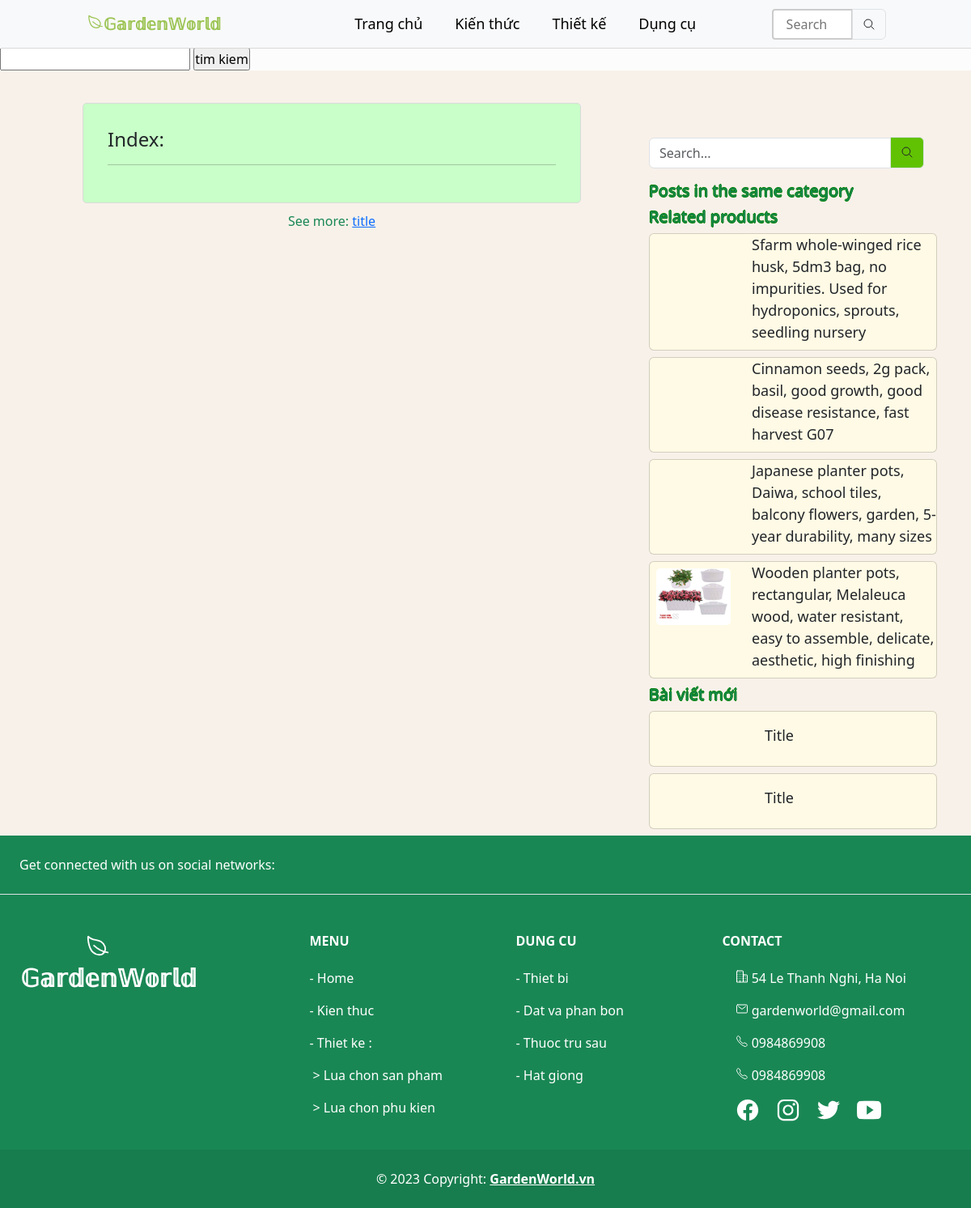
The page /Front-End/View/ChiTietBaiViet.php on the database its author committed.
### tables this page shows
CREATE TABLE product
(
	product_id int auto_increment primary key,
    product_name varchar(255),
    product_imt varchar(255),
    product_type_id int ,
    FOREIGN KEY (product_type_id) REFERENCES product_type(product_type_id)
);

CREATE TABLE product_img
(
	product_img_id int auto_increment primary key,
    product_id int,
    product_img varchar(255),
    FOREIGN KEY (product_id) REFERENCES product(product_id)
);

### Front-End/View/ChiTietBaiViet.php (the view, shortened to what this page needs)
<?php
include "/xampp/htdocs/e-project1/Config/head.php";
include "/xampp/htdocs/e-project1/Config/conn.php";
?>
<div class="container-fluid ct">
    <div class="text-center p-3">
    </div>
    <div class="container">
        <div class="row">
            <div class="content-side col-lg-8 col-md-8 col-sm-12 col-xs-12">
                <div class="inner-content">
                    <aside class="toc">
                        <h4>Index: </h4>
                        <hr>
                    </aside>
                </div>
                <div class="container">
                    <p style="text-align: center;">
                        <span class="notranslate text-success">
                            See more: <a href="#" target="_blank">title</a>
                        </span>
                    </p>
                </div>
            </div>
            <div class="col-4 left_1" style="height: auto !important; min-height: 0px !important;">
                <aside class="sidebar shop-sidebar padd-left-20" style="height: auto !important;">
                    <div class="widget search-box" style="height: auto !important;">
                        <div class="input-right my-3" style="width:100%;">
                            <form id="frmSearch" method="post" action="">
                                <div class="input-group search-form" style="line-height: 60px;">
                                    <input class="form-control" id="txtSearch" style="margin-top: 18.5px;" name="keyword" value="" type="text" placeholder='Search...'>
                                    <span type="submit" onclick="getfocus()" class="input-group-text me-3" id="basic-addon1" style="margin-top: 18px; background-color: #61c203;">
                                        <ion-icon name="search-outline"></ion-icon>
                                    </span>
                                </div>
                            </form>
                        </div>
                        <div class="mt-2">
                            <p class="h3 text-success">Posts in the same category</p>
                        </div>
                    </div>
                </aside>
                <div class="overlay-box">
                    <p class="h3 text-success">Related products</p>
                    <?php
                    $sql3 = "SELECT * FROM product ORDER BY RAND()  LIMIT 4 ";
                    $result3 = mysqli_query($conn, $sql3);
                    if (mysqli_num_rows($result3) > 0) {
                        while ($product = mysqli_fetch_assoc($result3)) {
                            $productID = $product['product_id'];
                            $sql4 = "SELECT * FROM product_img Where product_id = '$productID'";
                            $result4 = mysqli_query($conn, $sql4);
                            $product_img = mysqli_fetch_assoc($result4)
                    ?>
                            <article class="card mb-2">
                                <a href="ProductDetail.php?product_id=<?php echo $product['product_id'] ?>" class="card-link nav-link ">
                                    <div class=" row">
                                        <figure class=" col-sm-4">
                                            <img alt="" src="../../Admin/img/<?php echo $product_img['product_img']; ?>" class="w-1 mt-2 mx-2" style="border-radius: 5px; max-height:70px">
                                        </figure>
                                        <div class="col-sm-8" style="min-height: 120;">
                                            <p class="card-title"><?php echo $product['product_name']; ?></p>
                                        </div>
                                    </div>
                                </a>
                            </article>
                    <?php
                        }
                    }
                    ?>
                    <p class="h3 text-success">Bài viết mới</p>
                    <article class="card mb-2">
                        <a href="#" class="card-link nav-link ">
                            <div class=" row">
                                <figure class=" col-sm-4">
                                </figure>
                                <div class="col-sm-8">
                                    <div class="card-body">
                                        <p class="card-title">Title</p>
                                    </div>
                                </div>
                            </div>
                        </a>
                    </article>
                    <article class="card mb-2">
                        <a href="#" class="card-link nav-link ">
                            <div class=" row">
                                <figure class=" col-sm-4">
                                </figure>
                                <div class="col-sm-8">
                                    <div class="card-body">
                                        <p class="card-title">Title</p>
                                    </div>
                                </div>
                            </div>
                        </a>
                    </article>
                </div>
            </div>
        </div>
    </div>
</div>
<?php include "/xampp/htdocs/e-project1/Config/footer.php" ?>

### Config/css/style.css (style rules this page uses)
* { padding: 0; margin: 0; box-sizing: border-box; }
.nav-link { font-size: large; font-weight: 500; }

### Config/css/title.css (style rules this page uses)
img { width: 90%; height: NaN; }
.toc:before { display: block; margin-bottom: 20px; font-size: larger; font-weight: bold; border-bottom: 1px dashed #dadada; padding-bottom: 10px; }
.toc { padding: 30px; border: 1px solid #dadada; border-radius: 5px; background-color: #fafafa; }
.inner-content { padding: 0 60px; }
.input-right { float: right; }

### Front-End/View/ChiTietBaiViet.php (style rules this page uses)
.input-right { animation-name: example; animation-duration: 1s; animation-iteration-count: infinite; }
.ct { background-color: #f8f1ea; }
.card { background-color: #fffae5; -webkit-transform: scale(1); transform: scale(1); -webkit-transition: .2s ease-in-out; transition: .2s ease-in-out; }
.toc { background-color: #c9ffc8; margin-bottom: 10px; }
img { border-radius: 8px; }
.left_1 div article { position: sticky; top: 15px; }
.left_1 div { position: sticky; top: 20px; }
.h3 { color: #429757; text-shadow: -1px 0 green, 0 0.5px green, 0.5px 0 green, 0 -1px green; font-size: 20px; }

### rows shown on the page
product: product_name "Sfarm whole-winged rice husk, 5dm3 bag, no impurities. Used for hydroponics, sprouts, seedling nursery"
product: product_name "Cinnamon seeds, 2g pack, basil, good growth, good disease resistance, fast harvest G07"
product: product_name "Japanese planter pots, Daiwa, school tiles, balcony flowers, garden, 5-year durability, many sizes"
product: product_img.product_img (picture), product_name "Wooden planter pots, rectangular, Melaleuca wood, water resistant, easy to assemble, delicate, aesthetic, high finishing"
